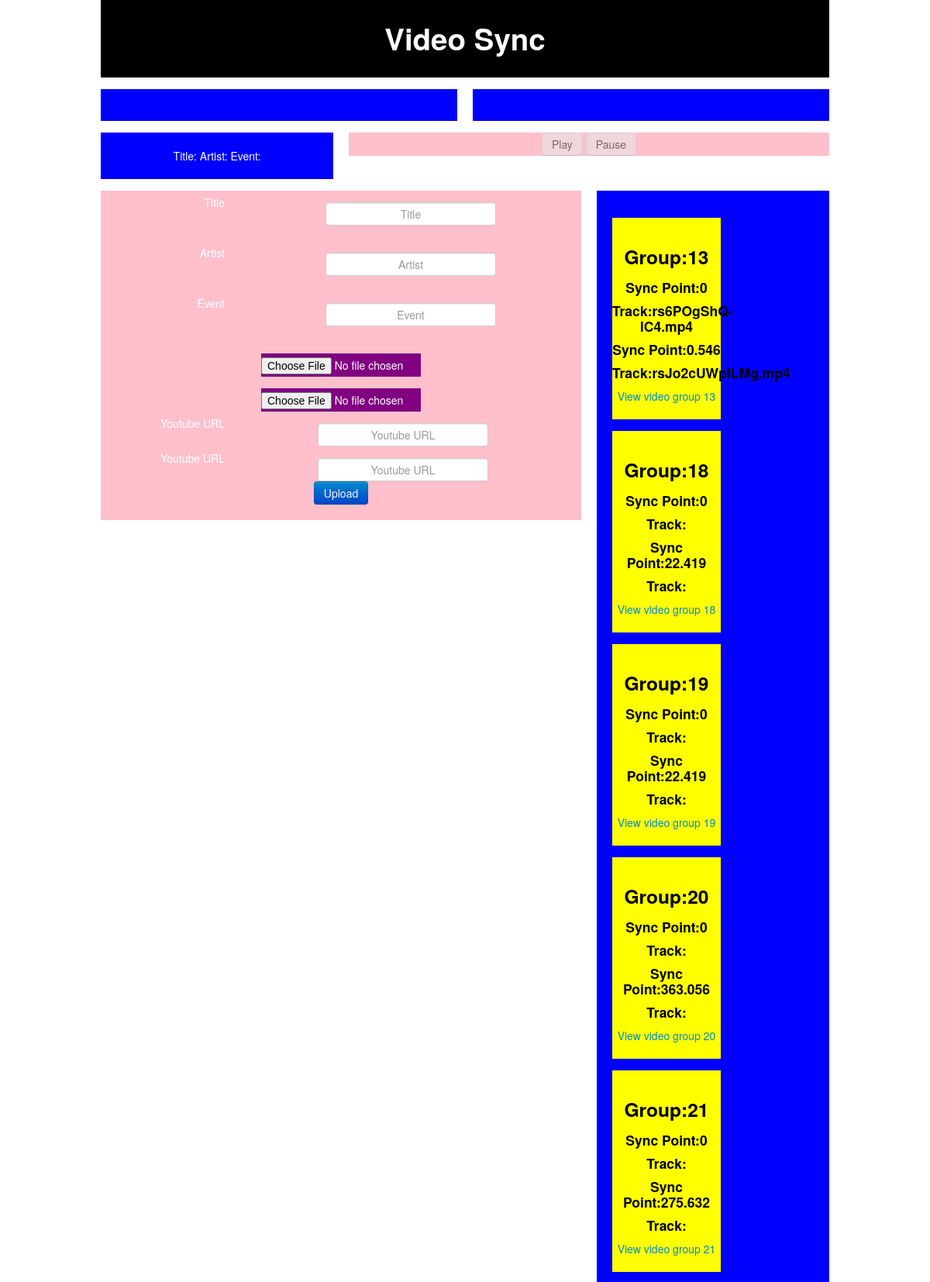
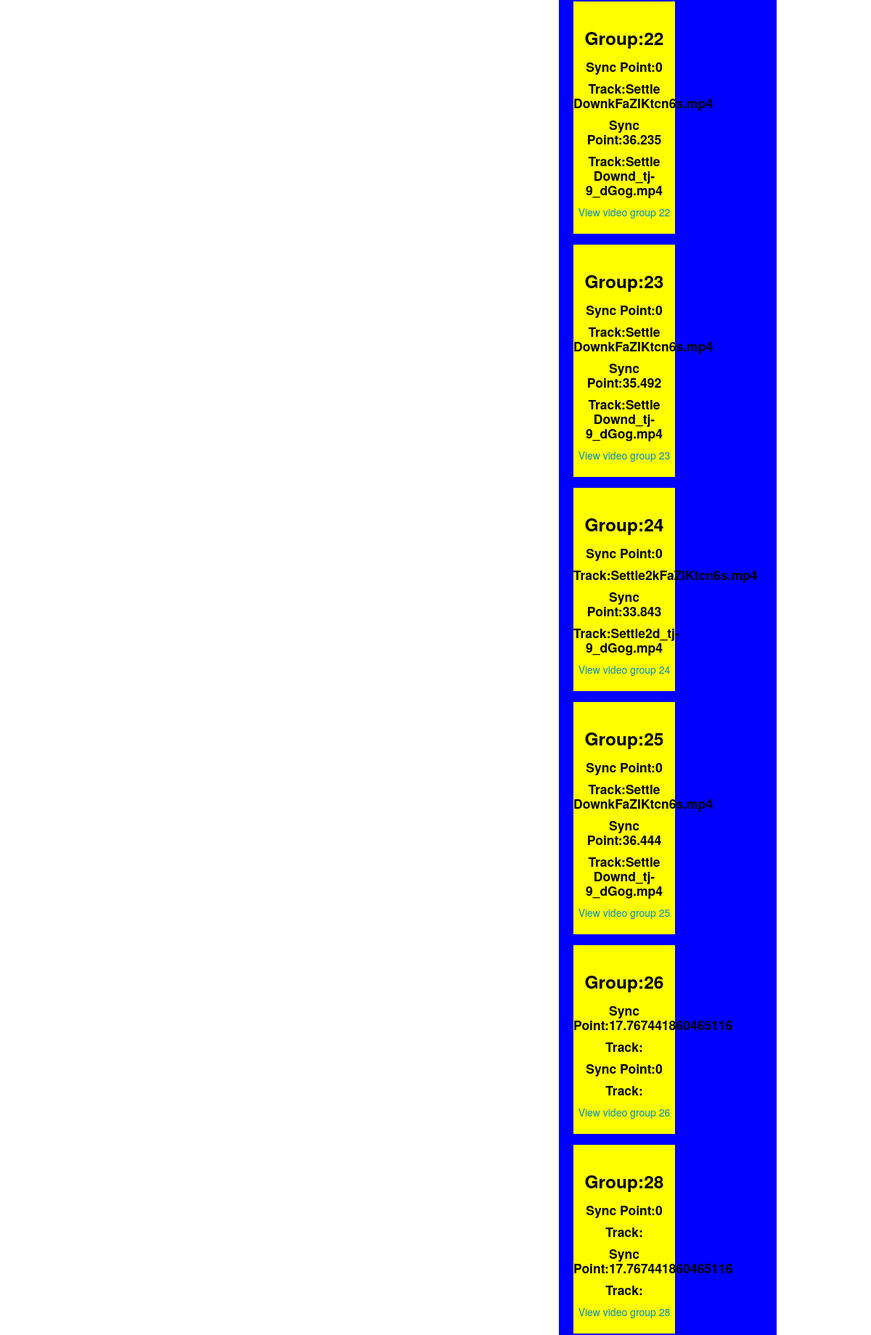
The page /watch?group_id=34 (upper part) on the database its author committed (2 pictures, top to bottom).
### model.py (models this page shows)
class Analysis(Base):
    __tablename__ = "analyses"
    id = Column(Integer, primary_key=True)
    group_id = Column(Integer, ForeignKey('groups.id'), nullable=False)
    track_id = Column(Integer, ForeignKey('tracks.id'), nullable=False)
    sync_point = Column(Integer, nullable=False)  # num milliseconds?
    analyses_group = relationship("Group", backref=backref("analysis_group"), order_by=id)
    analysis_track = relationship("Track", backref=backref("analysis_track"))  # uselist=False

class Track(Base):
    __tablename__ = "tracks"
    id = Column(Integer, primary_key=True)
    filename = Column(String(64), nullable=False)
    title = Column(String(64), nullable=True)
    artist = Column(String(64), nullable=True)
    event = Column(String(64), nullable=True)
    bytes = Column(Integer, nullable=True)
    length = Column(Integer, nullable=True)
    date_uploaded = Column(DateTime, nullable=True)
    path = Column(String(128), nullable=True)
    filename_webm = Column(String(64), nullable=True)
    youtube_url = Column(String(256), nullable=True)
    thumbnail_url = Column(String(64), nullable=True)

class Group(Base):
    __tablename__ = "groups"
    id = Column(Integer, primary_key=True)
    timestamp = Column(DateTime, nullable=True)

### app2.py (the view, shortened to what this page needs)
@app.route('/watch', methods=['GET', 'POST'])
def watch():
    group_id = request.args.get("group_id")
    video_group = model.session.query(model.Group).get(group_id)
    groups = model.session.query(model.Group).all()
    return render_template("watch.html", video_group=video_group, groups=groups)

### templates/watch.html (shortened to what this page needs)
<!DOCTYPE html>
<html lang="en">
<head>
    <link rel="stylesheet" href="/static/css/bootstrap.css" type="text/css">
</head>
<body>
	<div class="container">
		<div class="row">
			<div class="span12">
				<h1>Video Sync</h1>
			</div>
		</div>
		<div class="row">
            {% for video in video_group.analysis_group %}
				<div id="data-{{loop.index}}" class="span6" data-source="{{video.analysis_track.youtube_url}}" data-sync="{{video.sync_point}}" data-status="notPlaying">
		        </div>
            {% endfor %}
		</div>
		<div class="row">
			<div class="span4">
				Title: {{video_group.analysis_group[0].title}}
				Artist: {{video_group.analysis_group[0].artist}}
				Event: {{video_group.analysis_group[0].event}}
			</div>
			<div class="span8">
				<button id="playAll" class="btn" disabled>Play</button>
        		<button id="pauseAll" class="btn" disabled>Pause</button>
			</div>
		</div>
		<div class="row">
			<div class="span8">
				<form class="form-horizontal" method="post">
					<div class="control-group">
						<label class="control-label" for="title">Title</label>
						<div class="controls">
							<input type="text" class="span3" name="title" placeholder="Title"/><br/>
						</div>
					</div>
					<div class="control-group">
				        <label class="control-label" for="artist">Artist</label>
						<div class="controls">
				        	<input type="text" class="span3" name="artist" placeholder="Artist"/><br/>
						</div>
					</div>
					<div class="control-group">
				        <label class="control-label" for="event">Event</label>
						<div class="controls">
				        	<input type="text" class="span3" name="event" placeholder="Event"/><br/>
						</div>
					</div>
				        <input type="file" class="span3" name="file1"><br/>
				        <input type="file" class="span3" name="file2"><br/>
				        <label class="control-label" for="url1">Youtube URL</label>
				        <input type="text" class="span3" name="url1" placeholder="Youtube URL"><br/>
				        <label class="control-label" for="url2">Youtube URL</label>
				        <input type="text" class="span3" name="url2" placeholder="Youtube URL"><br/>
				        <button class="btn btn-primary" type="submit">Upload</button>
			    </form>
			</div>
			<div class="span4">
				{% for group in groups %}
					<div class="span2">
			            <h3>Group:{{group.id}}</h3>
			            {% for analysis in group.analysis_group %}
			                <h4>Sync Point:{{analysis.sync_point}}</h4>
			                <h4>Track:{{analysis.analysis_track.filename}}</h4>
			            {% endfor %}
			            <a href="/watch?group_id={{group.id}}">View video group {{group.id}}</a>
		         	</div>
		        {% endfor %}
		    </div>
		</div>
	</div>
</body>
</html>

### templates/watch.html (style rules this page uses)
.span12 { background: black; color: white; padding: 20px 0; text-align:center; }
.span6, .span4 { background: blue; color: white; padding: 20px 0; text-align:center; margin-top: 15px; }
.span3 { background: purple; color: white; padding: 0px 0; text-align:center; margin-top: 15px; }
.span8 { background: pink; color: white; padding: 0px 0; text-align:center; margin-top: 15px; }
.span5, .span7, .span2 { background: yellow; color: black; padding: 20px 0; text-align:center; margin-top: 15px; }

### rows shown on the page
Group: id "13"
Analysis: sync_point "0", analysis_track.filename "rs6POgShQ-lC4.mp4"
Analysis: sync_point "0.546", analysis_track.filename "rsJo2cUWpILMg.mp4"
Group: id "18"
Analysis: sync_point "0"
Analysis: sync_point "22.419"
Group: id "19"
Analysis: sync_point "0"
Analysis: sync_point "22.419"
Group: id "20"
Analysis: sync_point "0"
Analysis: sync_point "363.056"
Group: id "21"
Analysis: sync_point "0"
Analysis: sync_point "275.632"
Group: id "22"
Analysis: sync_point "0", analysis_track.filename "Settle DownkFaZIKtcn6s.mp4"
Analysis: sync_point "36.235", analysis_track.filename "Settle Downd_tj-9_dGog.mp4"
Group: id "23"
Analysis: sync_point "0", analysis_track.filename "Settle DownkFaZIKtcn6s.mp4"
Analysis: sync_point "35.492", analysis_track.filename "Settle Downd_tj-9_dGog.mp4"
Group: id "24"
Analysis: sync_point "0", analysis_track.filename "Settle2kFaZIKtcn6s.mp4"
Analysis: sync_point "33.843", analysis_track.filename "Settle2d_tj-9_dGog.mp4"
Group: id "25"
Analysis: sync_point "0", analysis_track.filename "Settle DownkFaZIKtcn6s.mp4"
Analysis: sync_point "36.444", analysis_track.filename "Settle Downd_tj-9_dGog.mp4"
Group: id "26"
Analysis: sync_point "17.767441860465116"
Analysis: sync_point "0"
Group: id "28"
Analysis: sync_point "0"
Analysis: sync_point "17.767441860465116"
